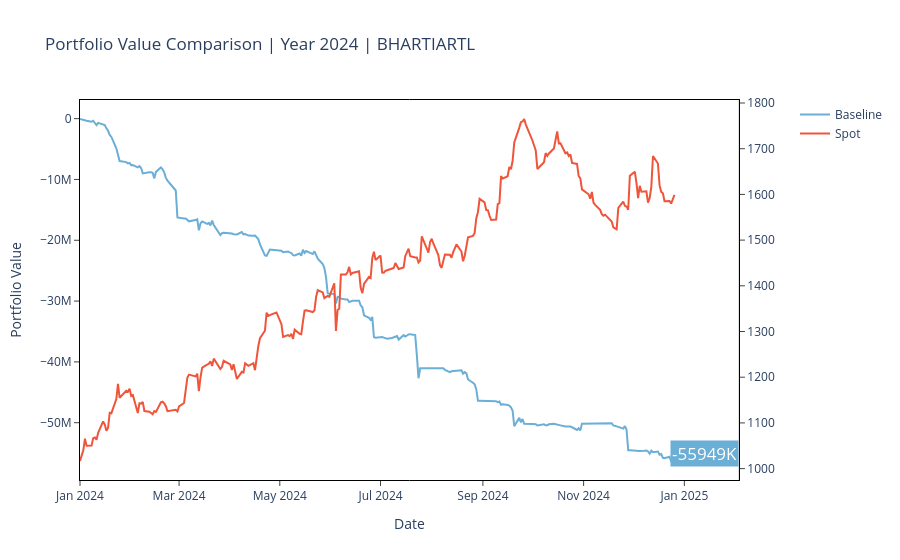

The notebook cell this image was saved under:
### Code cell
import plotly.graph_objects as go
from plotly.subplots import make_subplots

baceline_p_value = go.Scatter(x=backtest_daily_df.index, y=backtest_daily_df['portfolio_value'], mode='lines', name='Baseline', line=dict(color='#6baed6'))
# strangle_p_value = go.Scatter(x=backtest_daily_df.index, y=Alpha_daily_df['portfolio_value'], mode='lines', name='Crossover', line=dict(color='#4daf4a'))
# # strangle_p_value = go.Scatter(x=backtest_daily_df.index, y=backtest_daily_df['Values']-Alpha_daily_df['portfolio_value'], mode='lines', name='diff', line=dict(color='#4daf4a'))
# beta_p_value = go.Scatter(x=Beta_daily_df.index, y=Beta_daily_df['portfolio_value'], mode='lines', name='Crossover+MT', line=dict(color='#fd8d3c'))
spot_value = go.Scatter(x=backtest_daily_df.index, y=backtest_daily_df['spot'], mode='lines', name='Spot')

# Create a layout for the figure
# layout = go.Layout(title=f'Portfolio {comp_var} Comparison | Straddle + UBH + GH VS Straddle + UBH + GH(OTM/ATM) | SPXW Weekly {year}', xaxis=dict(title='Date'), yaxis=dict(title='Frequency'))

# Combine trace and layout into a figure
fig = go.Figure()
fig = make_subplots(specs = [[{"secondary_y": True}]])
# fig.add_trace(baceline_p_value, secondary_y = False)
# fig.add_trace(strangle_p_value, secondary_y = False)

# fig = go.Figure()
fig.add_trace(baceline_p_value)
# fig.add_trace(strangle_p_value)
# fig.add_trace(beta_p_value)
fig.add_trace(spot_value, secondary_y = True)

fig.update_layout(
   xaxis = dict(
                title='Date',
                # type="category", 
                # categoryorder='category ascending',
                # tickvals= [ts for ts in backtest_daily_df.index[::3]][::7],#list(df.index)[::50], 
                # ticktext=[ts for ts in df['Timestamp'] if ts.time() == datetime.datetime.strptime('09:20:00', '%H:%M:%S').time()], #list(pd.to_datetime(df['Timestamp']).dt.strftime('%Y-%m-%d %H:%M:%S'))[::7],
                # tickmode='array',
                # tickangle=90
            ),
    yaxis = dict(
                title = f'Portfolio Value',
                # tickvals = [0, 1, 2, 3, 4, 5, 6, 7, 8, 9, 10]
            ),

    plot_bgcolor = "white",
    title=f'Portfolio Value Comparison | Year 2024 | BHARTIARTL',
)

fig.add_annotation(
                    y=backtest_daily_df['portfolio_value'][-1],
                    x=backtest_daily_df.index[-1],
                    text=f"{round(backtest_daily_df['portfolio_value'][-1]/1000)}K",
                    showarrow=False,
                    xshift=30,
                    yshift=5,
                    bgcolor='#6baed6',
                    font_color='rgb(255,255,255)',
                    font_size=17
                )

# fig.add_annotation(
#                     y=Alpha_daily_df['portfolio_value'][-1],
#                     x=backtest_daily_df.index[-1],
#                     text=f"{round(Alpha_daily_df['portfolio_value'][-1]/1000)}K",
#                     showarrow=False,
#                     xshift=30,
#                     yshift=10,
#                     bgcolor='#4daf4a',
#                     font_color='rgb(255, 255, 255)',
#                     font_size=17
#                 )

# fig.add_annotation(
#                     y=Beta_daily_df['portfolio_value'][-1],
#                     x=backtest_daily_df.index[-1],
#                     text=f"{round(Beta_daily_df['portfolio_value'][-1]/1000)}K",
#                     showarrow=False,
#                     xshift=30,
#                     yshift=10,
#                     bgcolor='#fd8d3c',
#                     font_color='rgb(255, 255, 255)',
#                     font_size=17
#                 )

fig.update_xaxes(
                mirror=True,
                ticks='outside',
                showline=True,
                linecolor='black',
                gridcolor='white')
 
fig.update_yaxes(
            mirror=True,
            ticks='outside',
            showline=True,
            linecolor='black',
            gridcolor='white')



# Show the figure
fig.show()

### Figure 1 — Plotly figure (JSON) as saved in the notebook; plotly's stock layout.template omitted (floating-point values rounded to 4 significant figures; data arrays with more than 128 entries replaced by an {"elided": "..."} marker saying what was removed)
{"data": [{"line": {"color": "#6baed6"}, "mode": "lines", "name": "Baseline", "type": "scatter", "x": {"elided": "240 str values"}, "y": {"elided": "240 float values"}}, {"mode": "lines", "name": "Spot", "type": "scatter", "x": {"elided": "240 str values"}, "xaxis": "x", "y": {"elided": "240 float values"}, "yaxis": "y2"}], "layout": {"annotations": [{"bgcolor": "#6baed6", "font": {"color": "rgb(255,255,255)", "size": 17}, "showarrow": false, "text": "-55949K", "x": "2024-12-26T00:00:00", "xshift": 30, "y": -55950000.0, "yshift": 5}], "plot_bgcolor": "white", "title": {"text": "Portfolio Value Comparison | Year 2024 | BHARTIARTL"}, "xaxis": {"anchor": "y", "domain": [0, 0.94], "gridcolor": "white", "linecolor": "black", "mirror": true, "showline": true, "ticks": "outside", "title": {"text": "Date"}}, "yaxis": {"anchor": "x", "domain": [0, 1], "gridcolor": "white", "linecolor": "black", "mirror": true, "showline": true, "ticks": "outside", "title": {"text": "Portfolio Value"}}, "yaxis2": {"anchor": "x", "gridcolor": "white", "linecolor": "black", "mirror": true, "overlaying": "y", "showline": true, "side": "right", "ticks": "outside"}}}
